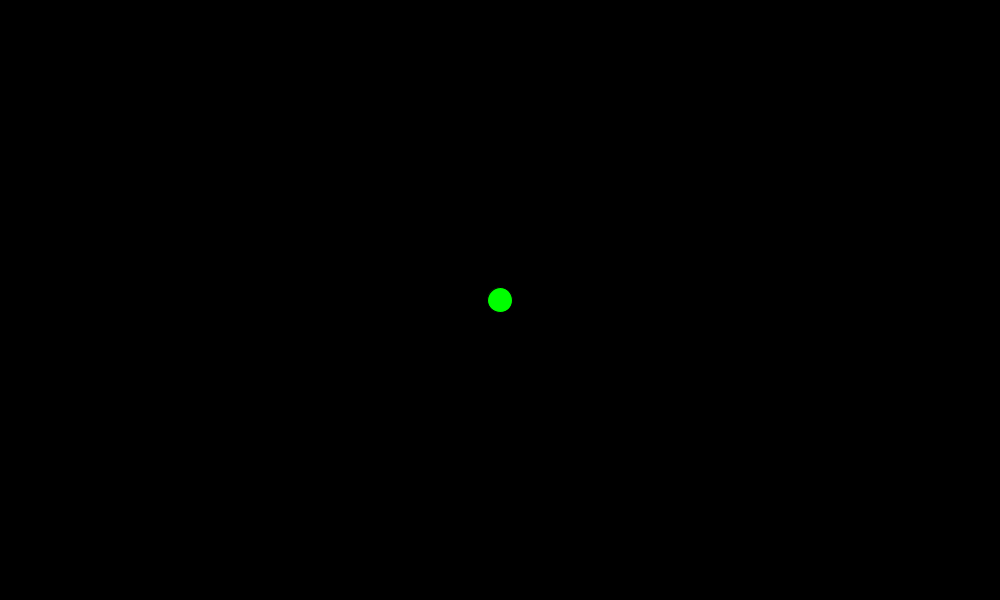
Frame 1 (no input)
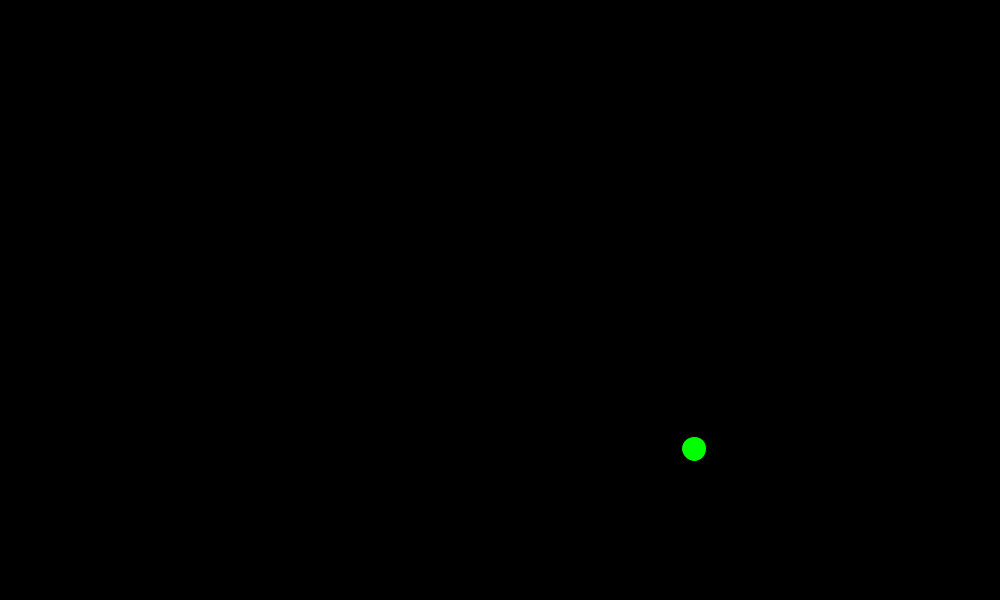
Frame 60 (the mouse pressed at the canvas centre just before this capture)
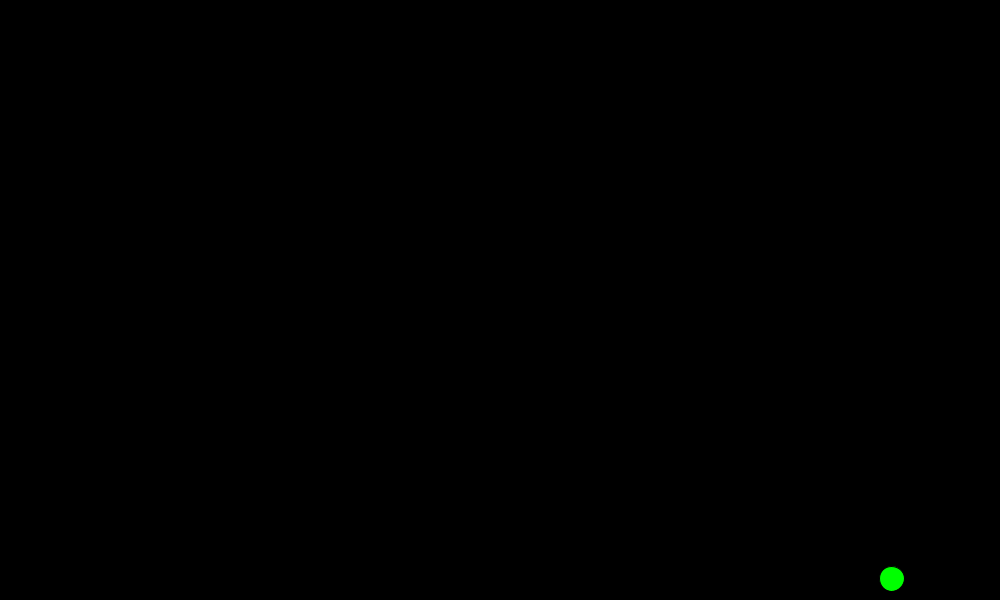
Frame 120 (the mouse held since frame 60 and released just before this capture)

The Processing sketch that drew these frames (run headless with seeded random() and noise(); from frame 60 on, the mouse is pressed at the canvas centre):

// Processing sketch: pong
// ── pong.pde
float ballX, ballY; 
float speedX, speedY; 
float d = 25; 

void setup(){
  size(1000, 600); 
  textSize(24); 
  
  reset(); 
}

void draw(){
  background(0); 
  
  fill(0, 255, 0); 
  ellipse(ballX, ballY, d, d); 
  
  updateBall(); 
  checkCollisions(); 
}


void updateBall(){
  ballX += speedX; 
  ballY += speedY; 
}

void reset(){
  ballX = width/2; 
  ballY = height/2; 
  
  speedX = random(2, 4); 
  speedY = random(2, 4); 
}

void checkCollisions(){
  if(ballY >= height-d/2 || ballY <= d/2){
    speedY *= -1.1; 
  }
}
